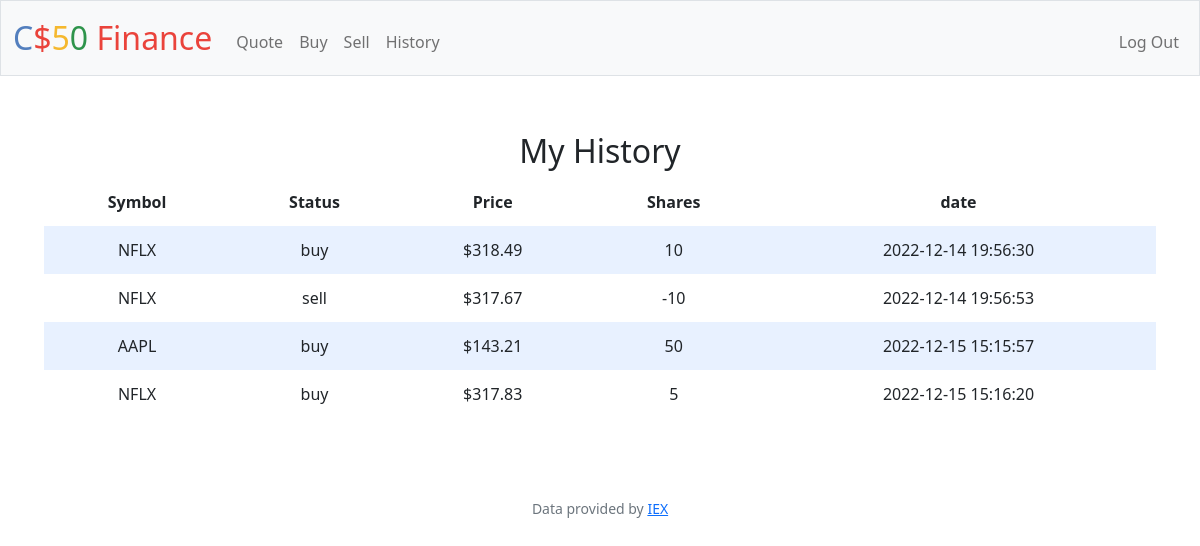
Page /history (signed in) on the committed database.
### tables this page shows
CREATE TABLE trans (
    id INTEGER PRIMARY KEY AUTOINCREMENT NOT NULL,
    user_id INTEGER,
    symbol TEXT NOT NULL,
    status TEXT NOT NULL,
    price INTEGER NOT NULL,
    shares INTEGER NOT NULL,
    date DATETIME,
    FOREIGN KEY(user_id) REFERENCES users(id)
);

### app.py (the view)
@app.route("/history")
@login_required
def history():
    user_id = session["user_id"]
    stocks = db.execute("SELECT symbol, status, price, shares, date FROM trans WHERE user_id = ?", user_id)
    return render_template("history.html", stocks=stocks, usd=usd)

### app.py (called while the page is built)
@app.after_request
def after_request(response):
    response.headers["Cache-Control"] = "no-cache, no-store, must-revalidate"
    response.headers["Expires"] = 0
    response.headers["Pragma"] = "no-cache"
    return response

### helpers.py (called while the page is built)
def login_required(f):
    @wraps(f)
    def decorated_function(*args, **kwargs):
        if session.get("user_id") is None:
            return redirect("/login")
        return f(*args, **kwargs)
    return decorated_function

def usd(value):
    return f"${value:,.2f}"

### templates/history.html (shortened to what this page needs)
{% extends "layout.html" %}
{% block main %}
<div class="section">
    <h2>My History</h2>
    <table>
        <thead>
            <tr>
                <th>Symbol</th>
                <th>Status</th>
                <th>Price</th>
                <th>Shares</th>
                <th>date</th>
            </tr>
        </thead>
        <tbody>
            {% for stock in stocks %}
            <tr>
                <td>{{ stock["symbol"] }}</td>
                <td>{{ stock["status"] }}</td>
                <td>{{ usd(stock["price"]) }}</td>
                <td>{{ stock["shares"] }}</td>
                <td>{{ stock["date"] }}</td>
            </tr>
            {% endfor %}
        </tbody>
    </table>
</div>
{% endblock %}

### static/styles.css (style rules this page uses)
.section { padding-bottom: 1rem; padding-left: 2rem; padding-right: 2rem; padding-top: 0.5rem; }
table { background-color: transparent; margin-bottom: 1rem; width: 100%; }
table th, table td { padding: 0.75rem; vertical-align: middle; }
tbody tr:nth-of-type(odd) { background-color: rgb(179, 208, 255, 0.3) }

### rows in the picture
trans: symbol "NFLX", status "buy", price "$318.49", shares "10", date "2022-12-14 19:56:30"
trans: symbol "NFLX", status "sell", price "$317.67", shares "-10", date "2022-12-14 19:56:53"
trans: symbol "AAPL", status "buy", price "$143.21", shares "50", date "2022-12-15 15:15:57"
trans: symbol "NFLX", status "buy", price "$317.83", shares "5", date "2022-12-15 15:16:20"
